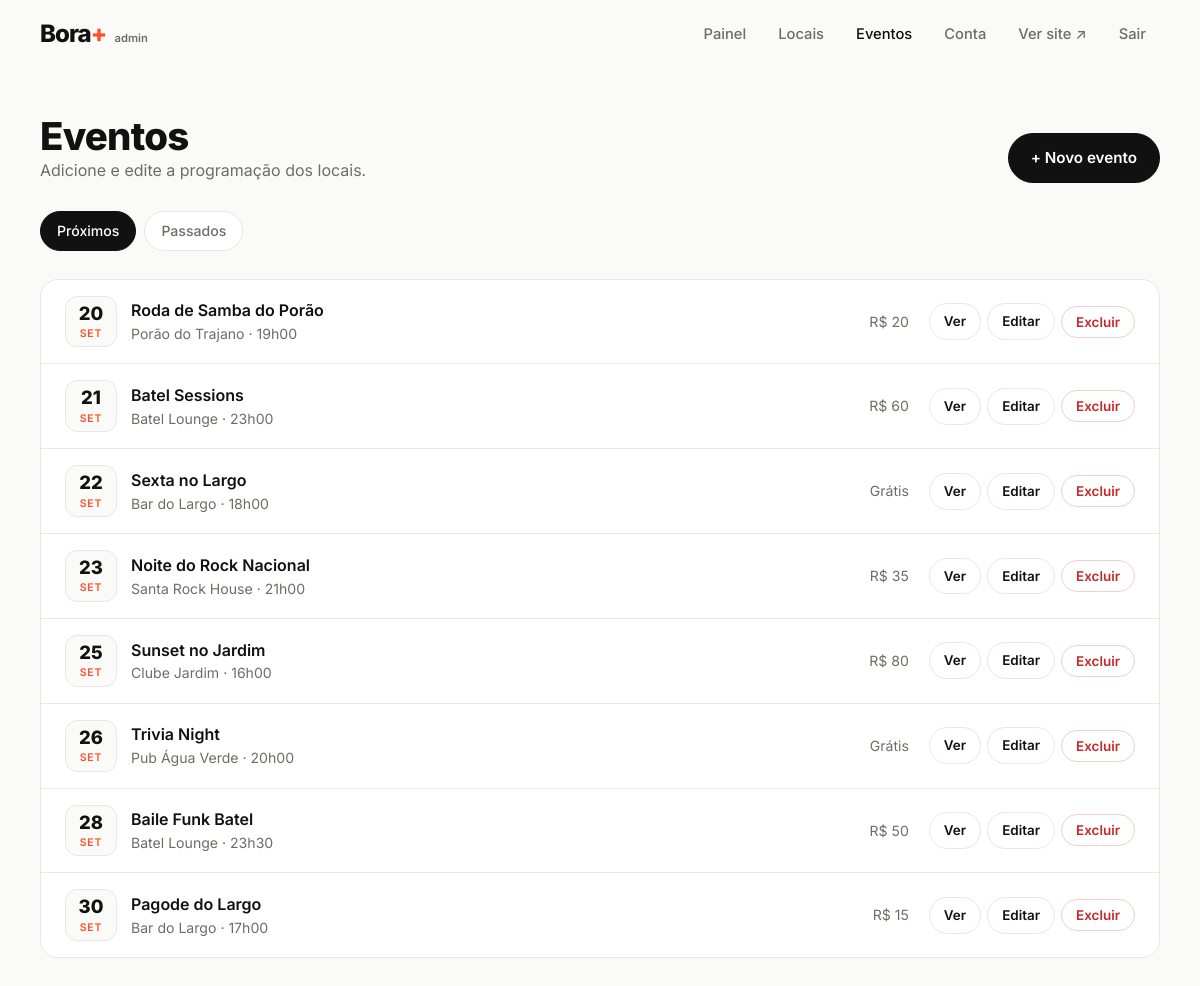
The app's page /admin/eventos.php (signed in) with its own data.
### tables this page shows
CREATE TABLE events (
            id               INTEGER PRIMARY KEY AUTOINCREMENT,
            establishment_id INTEGER NOT NULL REFERENCES establishments(id) ON DELETE CASCADE,
            title            TEXT NOT NULL,
            description      TEXT,
            event_date       TEXT NOT NULL,
            start_time       TEXT,
            price            TEXT,
            genre            TEXT,
            image            TEXT,
            created_at       TEXT NOT NULL DEFAULT CURRENT_TIMESTAMP
        );

CREATE TABLE establishments (
            id            INTEGER PRIMARY KEY AUTOINCREMENT,
            name          TEXT NOT NULL,
            type          TEXT NOT NULL,
            neighborhood  TEXT NOT NULL,
            address       TEXT,
            opening_hours TEXT,
            instagram     TEXT,
            description   TEXT,
            image         TEXT,
            created_at    TEXT NOT NULL DEFAULT CURRENT_TIMESTAMP
        );

### includes/functions.php (called while the page is built, shortened)
<?php
function e(?string $value): string
{
    return htmlspecialchars((string) $value, ENT_QUOTES | ENT_SUBSTITUTE, 'UTF-8');
}
function url(string $path = ''): string
{
    return BASE_URL . '/' . ltrim($path, '/');
}
function today(): string
{
    return date('Y-m-d');
}
function date_parts(string $date): array
{
    $t = strtotime($date);
    return [
        'day'     => date('d', $t),
        'month'   => MONTHS[(int) date('n', $t) - 1],
        'weekday' => WEEKDAYS[(int) date('w', $t)],
        'year'    => date('Y', $t),
    ];
}
function format_time(?string $time): string
{
    return $time ? str_replace(':', 'h', substr($time, 0, 5)) : '';
}
function input(string $key, string $default = ''): string
{
    $v = $_POST[$key] ?? $_GET[$key] ?? $default;
    return is_string($v) ? trim($v) : $default;
}

### includes/queries.php (called while the page is built, shortened)
<?php
function fetch_events(array $f = [], ?int $limit = null): array
{
    $sql = 'SELECT ev.*, es.name AS place_name, es.type AS place_type,
                   es.neighborhood AS place_neighborhood, es.image AS place_image
            FROM events ev
            JOIN establishments es ON es.id = ev.establishment_id
            WHERE 1=1';
    $params = [];
    if (!empty($f['upcoming'])) {
        $sql .= ' AND ev.event_date >= :today';
        $params[':today'] = today();
    }
    $dir = ($f['order'] ?? 'asc') === 'desc' ? 'DESC' : 'ASC';
    $sql .= " ORDER BY ev.event_date $dir, ev.start_time $dir";
    $stmt = db()->prepare($sql);
    $stmt->execute($params);
    return $stmt->fetchAll();
}

### includes/db.php (called while the page is built, shortened)
<?php
function db(): PDO
{
    static $pdo = null;
    if ($pdo instanceof PDO) {
        return $pdo;
    }
    $isNew = !file_exists(DB_FILE);
    $pdo = new PDO('sqlite:' . DB_FILE, null, null, [
        PDO::ATTR_ERRMODE            => PDO::ERRMODE_EXCEPTION,
        PDO::ATTR_DEFAULT_FETCH_MODE => PDO::FETCH_ASSOC,
    ]);
    $pdo->exec('PRAGMA foreign_keys = ON');
    seed_admin($pdo);
    return $pdo;
}
function seed_admin(PDO $pdo): void
{
    $count = (int) $pdo->query('SELECT COUNT(*) FROM admins')->fetchColumn();
    if ($count > 0) {
        return;
    }
}

### admin/eventos.php (the view, shortened to what this page needs)
<?php
$show = input('ver') === 'passados' ? 'passados' : 'proximos';
$events = fetch_events(
    $show === 'proximos' ? ['upcoming' => true] : ['order' => 'desc']
);
require __DIR__ . '/../includes/admin_header.php';
?>
<div class="page-head">
    <div>
        <h1>Eventos</h1>
        <p class="muted">Adicione e edite a programação dos locais.</p>
    </div>
    <a class="btn" href="<?= e(url('admin/evento_form.php')) ?>">+ Novo evento</a>
</div>
<div class="chips">
    <a class="chip <?= $show === 'proximos' ? 'is-active' : '' ?>" href="<?= e(url('admin/eventos.php')) ?>">Próximos</a>
    <a class="chip <?= $show === 'passados' ? 'is-active' : '' ?>" href="<?= e(url('admin/eventos.php?ver=passados')) ?>">Passados</a>
</div>
<div class="panel">
    <?php if ($events): ?>
        <ul class="rows">
            <?php foreach ($events as $ev): $d = date_parts($ev['event_date']); ?>
                <li>
                    <div class="row-main">
                        <div class="mini-date"><strong><?= e($d['day']) ?></strong><span><?= e($d['month']) ?></span></div>
                        <div>
                            <strong><?= e($ev['title']) ?></strong>
                            <span class="muted"><?= e($ev['place_name']) ?><?= $ev['start_time'] ? ' · ' . e(format_time($ev['start_time'])) : '' ?></span>
                        </div>
                    </div>
                    <span class="muted"><?= e($ev['price'] ?: '—') ?></span>
                    <div class="row-actions">
                        <a class="btn btn--sm btn--ghost" href="<?= e(url('evento.php?id=' . (int) $ev['id'])) ?>" target="_blank" rel="noopener">Ver</a>
                        <a class="btn btn--sm btn--ghost" href="<?= e(url('admin/evento_form.php?id=' . (int) $ev['id'])) ?>">Editar</a>
                        <form method="post" class="inline" data-confirm="Remover o evento &quot;<?= e($ev['title']) ?>&quot;?">
                            <button class="btn btn--sm btn--danger" type="submit">Excluir</button>
                        </form>
                    </div>
                </li>
            <?php endforeach; ?>
        </ul>
    <?php else: ?>
        <p class="muted pad">Nenhum evento <?= $show === 'proximos' ? 'agendado' : 'passado' ?>.</p>
    <?php endif; ?>
</div>
<?php require __DIR__ . '/../includes/admin_footer.php'; ?>

### assets/css/style.css (style rules this page uses)
:root { --bg: #fafaf8; --surface: #ffffff; --ink: #111111; --muted: #6d6d68; --line: #e9e7e2; --accent: #ff4f2b; --accent-ink: #ffffff; --accent-soft: #fff0ec; --radius: 18px; --radius-sm: 10px; --shadow: 0 1px 2px rgba(17, 17, 17, .04), 0 8px 24px rgba(17, 17, 17, .06); --shadow-hover: 0 2px 4px rgba(17, 17, 17, .05), 0 16px 40px rgba(17, 17, 17, .12); --font: "Inter", system-ui, -apple-system, "Segoe UI", Roboto, sans-serif; }
*, *::before, *::after { box-sizing: border-box; }
html { scroll-behavior: smooth; scroll-padding-top: 80px; }
body { margin: 0; font-family: var(--font); font-size: 16px; line-height: 1.55; color: var(--ink); background: var(--bg); -webkit-font-smoothing: antialiased; }
a { color: inherit; text-decoration: none; }
h1, h2, h3 { line-height: 1.12; letter-spacing: -0.02em; margin: 0; }
p { margin: 0; }
.muted { color: var(--muted); }
.inline { display: inline; margin: 0; }
.btn { display: inline-flex; align-items: center; justify-content: center; gap: 6px; padding: 12px 22px; border: 1px solid var(--ink); border-radius: 999px; background: var(--ink); color: #fff; font-family: inherit; font-size: .95rem; font-weight: 600; cursor: pointer; transition: transform .15s, background .15s, color .15s, border-color .15s; }
.btn--ghost { background: transparent; color: var(--ink); border-color: var(--line); }
.chips { display: flex; flex-wrap: wrap; align-items: center; gap: 8px; margin-bottom: 28px; }
.chip { padding: 8px 16px; border: 1px solid var(--line); background: var(--surface); border-radius: 999px; font-size: .88rem; font-weight: 500; color: var(--muted); transition: all .15s; }
.chip.is-active { background: var(--ink); border-color: var(--ink); color: #fff; }

### assets/css/admin.css (style rules this page uses)
.page-head { display: flex; align-items: flex-end; justify-content: space-between; flex-wrap: wrap; gap: 16px; margin-bottom: 28px; }
.page-head h1 { font-size: clamp(1.8rem, 4vw, 2.4rem); font-weight: 800; margin-top: 6px; }
.btn--sm { padding: 7px 14px; font-size: .84rem; }
.btn--danger { background: transparent; color: #c62828; border-color: #f0cfcf; }
.panel { background: var(--surface); border: 1px solid var(--line); border-radius: var(--radius); }
.rows { list-style: none; margin: 0; padding: 0; }
.rows li { display: grid; grid-template-columns: 1fr auto auto; align-items: center; gap: 20px; padding: 16px 24px; border-bottom: 1px solid var(--line); }
.rows li:last-child { border-bottom: 0; }
.rows strong { display: block; font-weight: 600; }
.rows .muted { font-size: .88rem; }
.row-main { display: flex; align-items: center; gap: 14px; min-width: 0; }
.row-main > div { min-width: 0; }
.row-main span.muted { display: block; }
.row-actions { display: flex; gap: 6px; align-items: center; flex-wrap: wrap; justify-content: flex-end; }
.mini-date { flex: none; width: 52px; padding: 6px 0; text-align: center; background: var(--bg); border: 1px solid var(--line); border-radius: 12px; line-height: 1.1; }
.mini-date strong { font-size: 1.15rem; font-weight: 800; }
.mini-date span { font-size: .66rem; font-weight: 600; text-transform: uppercase; letter-spacing: .08em; color: var(--accent); }

### records on screen
events: event_date "20", event_date "SET", title "Roda de Samba do Porão", establishment.name "Porão do Trajano", start_time "19h00", price "R$ 20"
events: event_date "21", event_date "SET", title "Batel Sessions", establishment.name "Batel Lounge", start_time "23h00", price "R$ 60"
events: event_date "22", event_date "SET", title "Sexta no Largo", establishment.name "Bar do Largo", start_time "18h00", price "Grátis"
events: event_date "23", event_date "SET", title "Noite do Rock Nacional", establishment.name "Santa Rock House", start_time "21h00", price "R$ 35"
events: event_date "25", event_date "SET", title "Sunset no Jardim", establishment.name "Clube Jardim", start_time "16h00", price "R$ 80"
events: event_date "26", event_date "SET", title "Trivia Night", establishment.name "Pub Água Verde", start_time "20h00", price "Grátis"
events: event_date "28", event_date "SET", title "Baile Funk Batel", establishment.name "Batel Lounge", start_time "23h30", price "R$ 50"
events: event_date "30", event_date "SET", title "Pagode do Largo", establishment.name "Bar do Largo", start_time "17h00", price "R$ 15"
